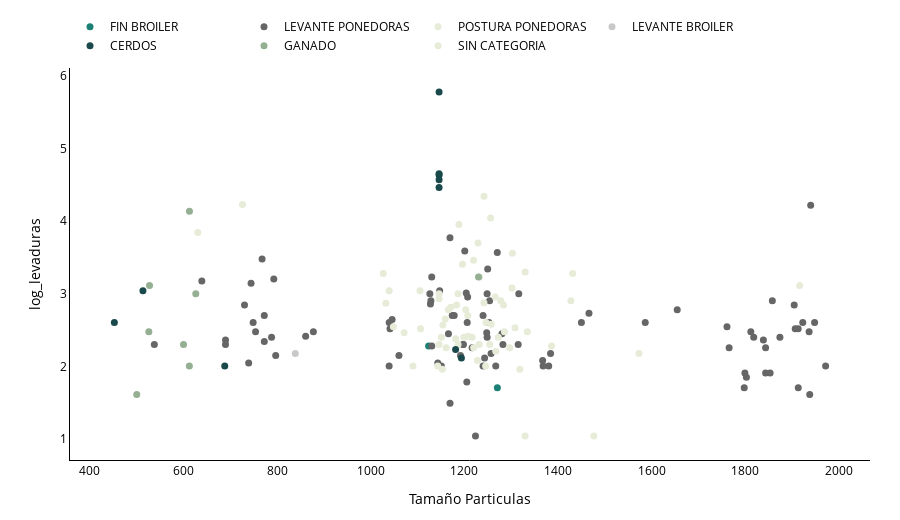

The cell this chart's notebook holds for it:
### Code cell
fig = scatter_corporativo(
    r,
    x_col="Tamaño Particulas",
    y_col="log_levaduras",
    color_by="Especie",
    filter_col="log_levaduras",
    min_filter_val=0,
    title="",
    #output_html=f"{ROOT_IMAGEN}/log_levaduras_pt.html"
)
fig.show()
s3.save_plotly_html(fig, f"log_levaduras_pt.html")
